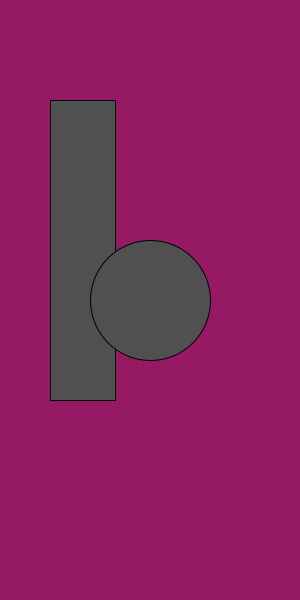
Frame 1 (no input)
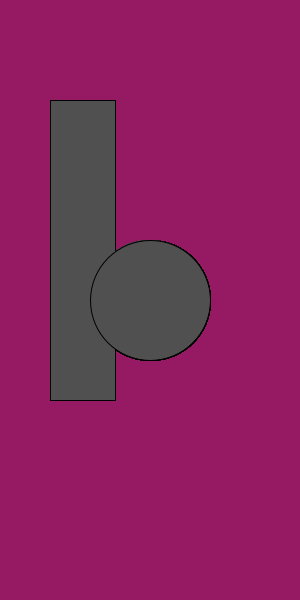
Frame 60 (the mouse pressed at the canvas centre just before this capture)
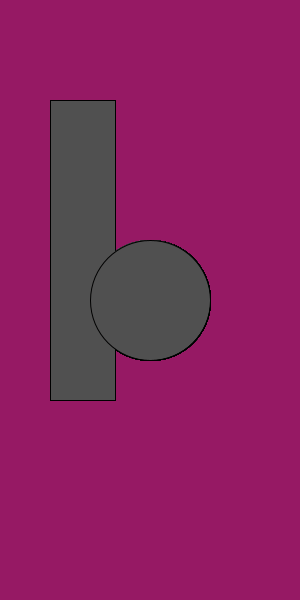
Frame 120 (the mouse held since frame 60 and released just before this capture)

The Processing sketch that drew these frames (run headless with seeded random() and noise(); from frame 60 on, the mouse is pressed at the canvas centre):

// Processing sketch: processing_87917
// ── processing_87917.pde

int RED = 150;
int GREEN = 25;
int BLUE = 100;
int ellipseSize = 120;

void setup(){
  size(300, 600);
  background(RED, GREEN, BLUE);
  }
  void draw(){
    fill(80);
    rect(50, 100, 65, 300);
    ellipse(150, 300, ellipseSize, ellipseSize);
  }
